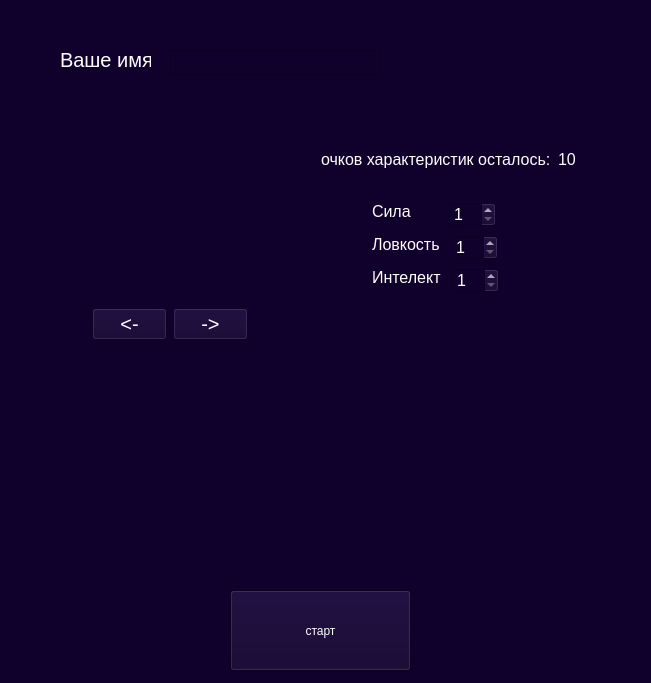
<?xml version="1.0" encoding="UTF-8"?>
<ui version="4.0">
 <class>startMenu</class>
 <widget class="QFrame" name="startMenu">
  <property name="geometry">
   <rect>
    <x>0</x>
    <y>0</y>
    <width>651</width>
    <height>683</height>
   </rect>
  </property>
  <property name="windowTitle">
   <string>Forgotten city</string>
  </property>
  <property name="windowIcon">
   <iconset>
    <normaloff>sword.ico</normaloff>sword.ico</iconset>
  </property>
  <property name="styleSheet">
   <string notr="true">background-color: rgb(15, 0, 44);</string>
  </property>
  <widget class="QPushButton" name="pushButton">
   <property name="geometry">
    <rect>
     <x>230</x>
     <y>590</y>
     <width>181</width>
     <height>81</height>
    </rect>
   </property>
   <property name="styleSheet">
    <string notr="true">color: rgb(255, 255, 255);</string>
   </property>
   <property name="text">
    <string>старт</string>
   </property>
  </widget>
  <widget class="QTextEdit" name="textEdit">
   <property name="geometry">
    <rect>
     <x>170</x>
     <y>50</y>
     <width>210</width>
     <height>25</height>
    </rect>
   </property>
   <property name="minimumSize">
    <size>
     <width>210</width>
     <height>25</height>
    </size>
   </property>
   <property name="maximumSize">
    <size>
     <width>210</width>
     <height>25</height>
    </size>
   </property>
   <property name="font">
    <font>
     <pointsize>14</pointsize>
    </font>
   </property>
   <property name="styleSheet">
    <string notr="true">color: rgb(255, 255, 255);</string>
   </property>
   <property name="frameShape">
    <enum>QFrame::StyledPanel</enum>
   </property>
   <property name="frameShadow">
    <enum>QFrame::Plain</enum>
   </property>
   <property name="lineWidth">
    <number>1</number>
   </property>
   <property name="midLineWidth">
    <number>0</number>
   </property>
   <property name="verticalScrollBarPolicy">
    <enum>Qt::ScrollBarAlwaysOff</enum>
   </property>
   <property name="horizontalScrollBarPolicy">
    <enum>Qt::ScrollBarAlwaysOff</enum>
   </property>
   <property name="sizeAdjustPolicy">
    <enum>QAbstractScrollArea::AdjustIgnored</enum>
   </property>
   <property name="html">
    <string>&lt;!DOCTYPE HTML PUBLIC &quot;-//W3C//DTD HTML 4.0//EN&quot; &quot;http://www.w3.org/TR/REC-html40/strict.dtd&quot;&gt;
&lt;html&gt;&lt;head&gt;&lt;meta name=&quot;qrichtext&quot; content=&quot;1&quot; /&gt;&lt;style type=&quot;text/css&quot;&gt;
p, li { white-space: pre-wrap; }
&lt;/style&gt;&lt;/head&gt;&lt;body style=&quot; font-family:'MS Shell Dlg 2'; font-size:14pt; font-weight:400; font-style:normal;&quot;&gt;
&lt;p style=&quot;-qt-paragraph-type:empty; margin-top:0px; margin-bottom:0px; margin-left:0px; margin-right:0px; -qt-block-indent:0; text-indent:0px; font-family:'MS Shell Dlg 2'; font-size:15pt;&quot;&gt;&lt;br /&gt;&lt;/p&gt;&lt;/body&gt;&lt;/html&gt;</string>
   </property>
  </widget>
  <widget class="QLabel" name="label">
   <property name="geometry">
    <rect>
     <x>60</x>
     <y>50</y>
     <width>91</width>
     <height>20</height>
    </rect>
   </property>
   <property name="font">
    <font>
     <pointsize>15</pointsize>
    </font>
   </property>
   <property name="styleSheet">
    <string notr="true">color: rgb(255, 255, 255);</string>
   </property>
   <property name="text">
    <string>Ваше имя</string>
   </property>
  </widget>
  <widget class="QLabel" name="description">
   <property name="geometry">
    <rect>
     <x>130</x>
     <y>390</y>
     <width>391</width>
     <height>171</height>
    </rect>
   </property>
   <property name="font">
    <font>
     <pointsize>10</pointsize>
    </font>
   </property>
   <property name="styleSheet">
    <string notr="true">color: rgb(255, 255, 255);</string>
   </property>
   <property name="text">
    <string/>
   </property>
  </widget>
  <widget class="QLabel" name="portrait">
   <property name="geometry">
    <rect>
     <x>91</x>
     <y>141</y>
     <width>150</width>
     <height>160</height>
    </rect>
   </property>
   <property name="minimumSize">
    <size>
     <width>150</width>
     <height>160</height>
    </size>
   </property>
   <property name="maximumSize">
    <size>
     <width>150</width>
     <height>160</height>
    </size>
   </property>
   <property name="text">
    <string/>
   </property>
   <property name="scaledContents">
    <bool>true</bool>
   </property>
  </widget>
  <widget class="QPushButton" name="buttonLeft">
   <property name="geometry">
    <rect>
     <x>92</x>
     <y>308</y>
     <width>75</width>
     <height>32</height>
    </rect>
   </property>
   <property name="font">
    <font>
     <pointsize>15</pointsize>
    </font>
   </property>
   <property name="styleSheet">
    <string notr="true">color: rgb(255, 255, 255);</string>
   </property>
   <property name="text">
    <string>&lt;-</string>
   </property>
  </widget>
  <widget class="QPushButton" name="buttonRight">
   <property name="geometry">
    <rect>
     <x>173</x>
     <y>308</y>
     <width>75</width>
     <height>32</height>
    </rect>
   </property>
   <property name="font">
    <font>
     <pointsize>15</pointsize>
    </font>
   </property>
   <property name="styleSheet">
    <string notr="true">color: rgb(255, 255, 255);</string>
   </property>
   <property name="text">
    <string>-&gt;</string>
   </property>
  </widget>
  <widget class="QLabel" name="label_7">
   <property name="geometry">
    <rect>
     <x>372</x>
     <y>268</y>
     <width>74</width>
     <height>19</height>
    </rect>
   </property>
   <property name="font">
    <font>
     <pointsize>12</pointsize>
    </font>
   </property>
   <property name="styleSheet">
    <string notr="true">color: rgb(255, 255, 255);</string>
   </property>
   <property name="text">
    <string>Интелект </string>
   </property>
  </widget>
  <widget class="QSpinBox" name="spinBoxInt">
   <property name="geometry">
    <rect>
     <x>452</x>
     <y>268</y>
     <width>47</width>
     <height>25</height>
    </rect>
   </property>
   <property name="font">
    <font>
     <pointsize>12</pointsize>
    </font>
   </property>
   <property name="styleSheet">
    <string notr="true">color: rgb(255, 255, 255);</string>
   </property>
   <property name="minimum">
    <number>1</number>
   </property>
   <property name="value">
    <number>1</number>
   </property>
  </widget>
  <widget class="QLabel" name="label_6">
   <property name="geometry">
    <rect>
     <x>372</x>
     <y>235</y>
     <width>73</width>
     <height>19</height>
    </rect>
   </property>
   <property name="font">
    <font>
     <pointsize>12</pointsize>
    </font>
   </property>
   <property name="styleSheet">
    <string notr="true">color: rgb(255, 255, 255);</string>
   </property>
   <property name="text">
    <string>Ловкость </string>
   </property>
  </widget>
  <widget class="QSpinBox" name="spinBoxAgi">
   <property name="geometry">
    <rect>
     <x>451</x>
     <y>235</y>
     <width>47</width>
     <height>25</height>
    </rect>
   </property>
   <property name="font">
    <font>
     <pointsize>12</pointsize>
    </font>
   </property>
   <property name="styleSheet">
    <string notr="true">color: rgb(255, 255, 255);</string>
   </property>
   <property name="minimum">
    <number>1</number>
   </property>
   <property name="value">
    <number>1</number>
   </property>
  </widget>
  <widget class="QLabel" name="label_3">
   <property name="geometry">
    <rect>
     <x>321</x>
     <y>150</y>
     <width>231</width>
     <height>19</height>
    </rect>
   </property>
   <property name="font">
    <font>
     <pointsize>12</pointsize>
    </font>
   </property>
   <property name="styleSheet">
    <string notr="true">color: rgb(255, 255, 255);</string>
   </property>
   <property name="text">
    <string>очков характеристик осталось:</string>
   </property>
  </widget>
  <widget class="QLabel" name="labelStatPoint">
   <property name="geometry">
    <rect>
     <x>558</x>
     <y>149</y>
     <width>20</width>
     <height>20</height>
    </rect>
   </property>
   <property name="font">
    <font>
     <pointsize>12</pointsize>
    </font>
   </property>
   <property name="styleSheet">
    <string notr="true">color: rgb(255, 255, 255);</string>
   </property>
   <property name="text">
    <string>10</string>
   </property>
  </widget>
  <widget class="QLabel" name="label_5">
   <property name="geometry">
    <rect>
     <x>372</x>
     <y>202</y>
     <width>71</width>
     <height>19</height>
    </rect>
   </property>
   <property name="font">
    <font>
     <pointsize>12</pointsize>
    </font>
   </property>
   <property name="styleSheet">
    <string notr="true">color: rgb(255, 255, 255);</string>
   </property>
   <property name="text">
    <string>Сила       </string>
   </property>
  </widget>
  <widget class="QSpinBox" name="spinBoxStr">
   <property name="geometry">
    <rect>
     <x>449</x>
     <y>202</y>
     <width>47</width>
     <height>25</height>
    </rect>
   </property>
   <property name="font">
    <font>
     <pointsize>12</pointsize>
    </font>
   </property>
   <property name="styleSheet">
    <string notr="true">color: rgb(255, 255, 255);</string>
   </property>
   <property name="wrapping">
    <bool>false</bool>
   </property>
   <property name="minimum">
    <number>1</number>
   </property>
   <property name="value">
    <number>1</number>
   </property>
  </widget>
  <zorder>portrait</zorder>
  <zorder>buttonLeft</zorder>
  <zorder>buttonRight</zorder>
  <zorder>label_7</zorder>
  <zorder>spinBoxInt</zorder>
  <zorder>label_6</zorder>
  <zorder>spinBoxAgi</zorder>
  <zorder>label_3</zorder>
  <zorder>labelStatPoint</zorder>
  <zorder>label_5</zorder>
  <zorder>spinBoxStr</zorder>
  <zorder>textEdit</zorder>
  <zorder>description</zorder>
  <zorder>pushButton</zorder>
  <zorder>label</zorder>
 </widget>
 <resources/>
 <connections/>
</ui>
